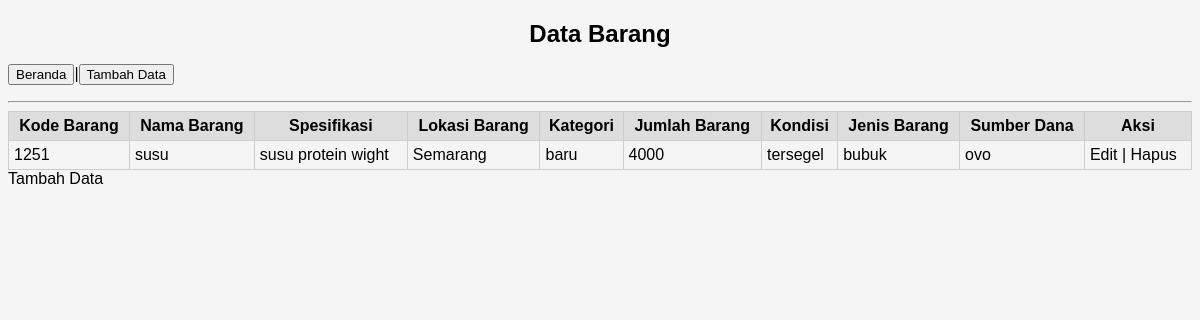
/barang/data-barang.php, run on the app's committed database.
### tables this page shows
CREATE TABLE `barang` (
  `kode_barang` varchar(5) NOT NULL,
  `nama_barang` varchar(50) NOT NULL,
  `spesifikasi` varchar(100) DEFAULT NULL,
  `lokasi_barang` varchar(100) DEFAULT NULL,
  `kategori` varchar(50) NOT NULL,
  `jml_barang` int(11) NOT NULL,
  `kondisi` varchar(50) NOT NULL,
  `jenis_barang` varchar(50) NOT NULL,
  `sumber_dana` varchar(50) NOT NULL
);

### barang/data-barang.php (the view, shortened to what this page needs)
<!DOCTYPE html>
<html lang="kode_barang">
<head>
    <link rel="stylesheet" href="css/read-barang.css">
</head>
<body>
<h1>Data Barang</h1>
<p><button><a href="../index.php">Beranda</a></button>|<button><a href="tambah-barang.php">Tambah Data</a></button>
<hr>
<table border="1">
    <tr>
        <th>Kode Barang</th>
        <th>Nama Barang</th>
        <th>Spesifikasi</th>
        <th>Lokasi Barang</th>
        <th>Kategori</th>
        <th>Jumlah Barang</th>
        <th>Kondisi</th>
        <th>Jenis Barang</th>
        <th>Sumber Dana</th>
        <th>Aksi</th>
    </tr>
    <?php
        $conn = mysqli_connect("localhost", "root", "", "inventaris");
        $sql = "SELECT * FROM barang";
        $result = mysqli_query($conn, $sql);
        if (mysqli_num_rows($result) > 0) {
            while ($row = mysqli_fetch_assoc($result)) {
                echo "<tr>";
                echo "<td>" . $row["kode_barang"] . "</td>";
                echo "<td>" . $row["nama_barang"] . "</td>";
                echo "<td>" . $row["spesifikasi"] . "</td>";
                echo "<td>" . $row["lokasi_barang"] . "</td>";
                echo "<td>" . $row["kategori"] . "</td>";
                echo "<td>" . $row["jml_barang"] . "</td>";
                echo "<td>" . $row["kondisi"] . "</td>";
                echo "<td>" . $row["jenis_barang"] . "</td>";
                echo "<td>" . $row["sumber_dana"] . "</td>";
                echo "<td>";
                echo "<a href='edit-barang.php?kode_barang=" . $row["kode_barang"] . "'>Edit</a>";
                echo " | ";
                echo "<a href='hapus-barang.php?kode_barang=" . $row["kode_barang"] . "'>Hapus</a>";
                echo "</td>";
                echo "</tr>";
            }
        } else {
            echo "Data tidak ditemukan";
        }
    ?>
</table>
<a href="tambah-barang.php">Tambah Data</a>
</body>
</html>

### barang/css/read-barang.css (style rules this page uses)
body { font-family: sans-serif; font-size: 16px; background-color: #f5f5f5; }
h1 { text-align: center; font-size: 24px; margin-top: 20px; }
table { width: 100%; border-collapse: collapse; }
th, td { border: 1px solid #ccc; padding: 5px; }
th { background-color: #ddd; }
a { text-decoration: none; color: #000; }

### data on the page
barang: kode_barang "1251", nama_barang "susu", spesifikasi "susu protein wight", lokasi_barang "Semarang", kategori "baru", jml_barang "4000", kondisi "tersegel", jenis_barang "bubuk", sumber_dana "ovo"
